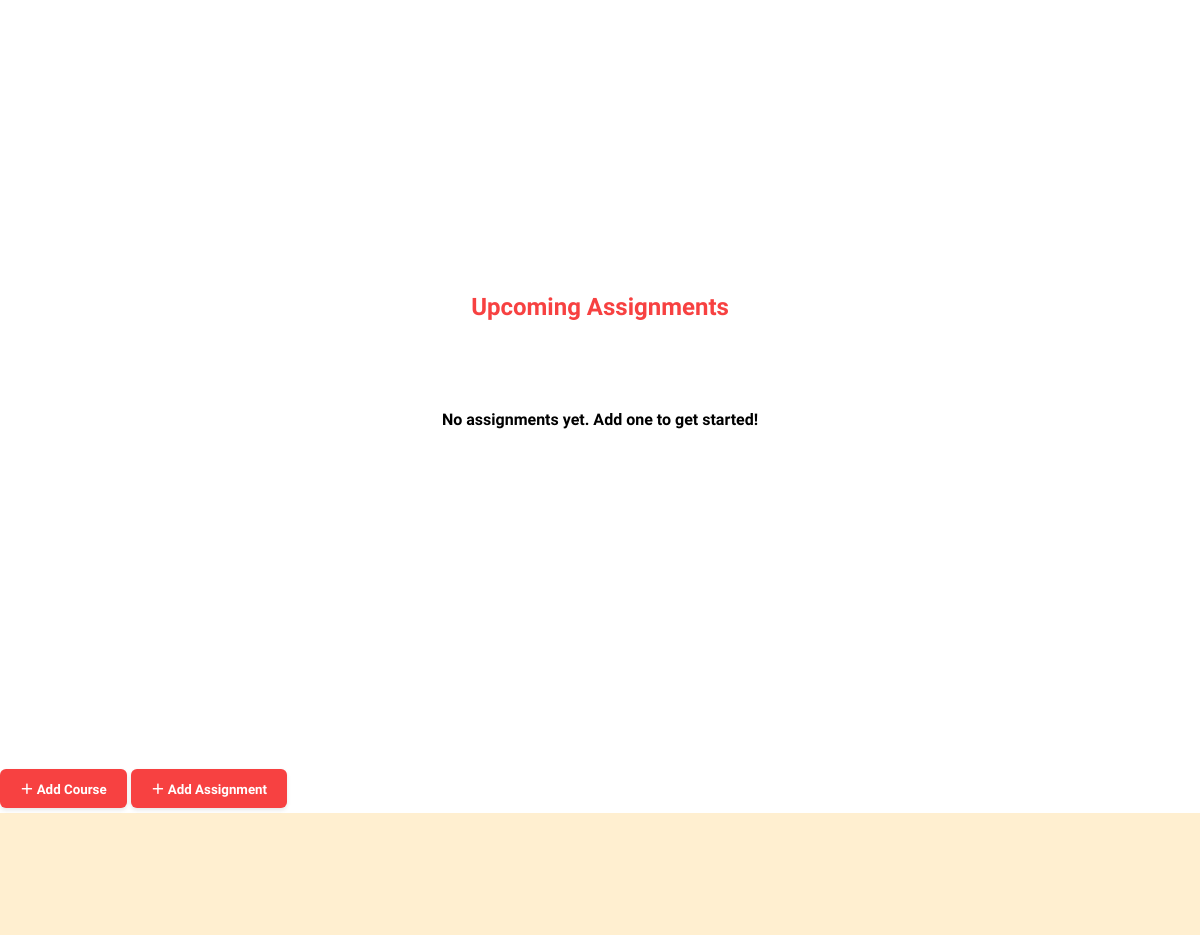
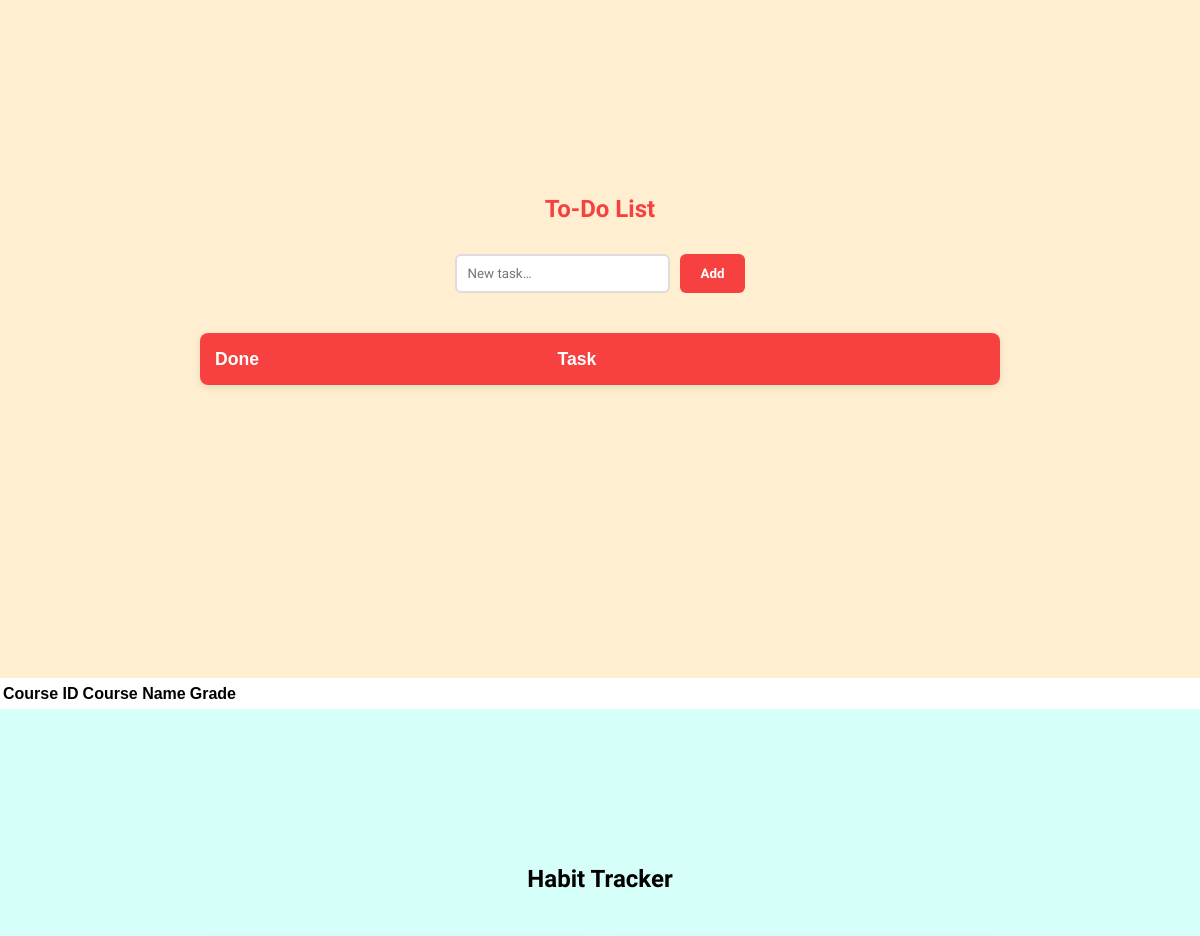
Before: / (middle part) with the older database file (2 pictures, top to bottom).
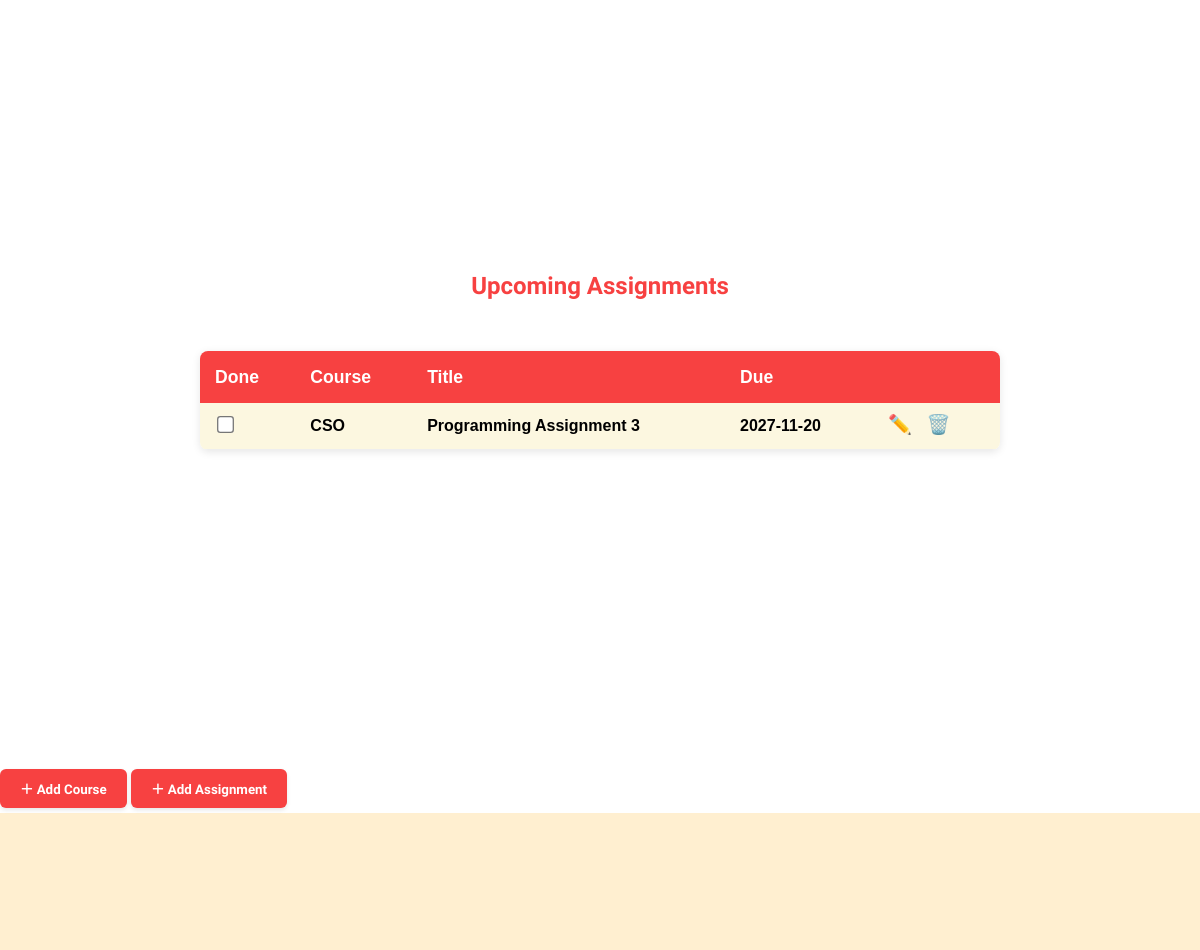
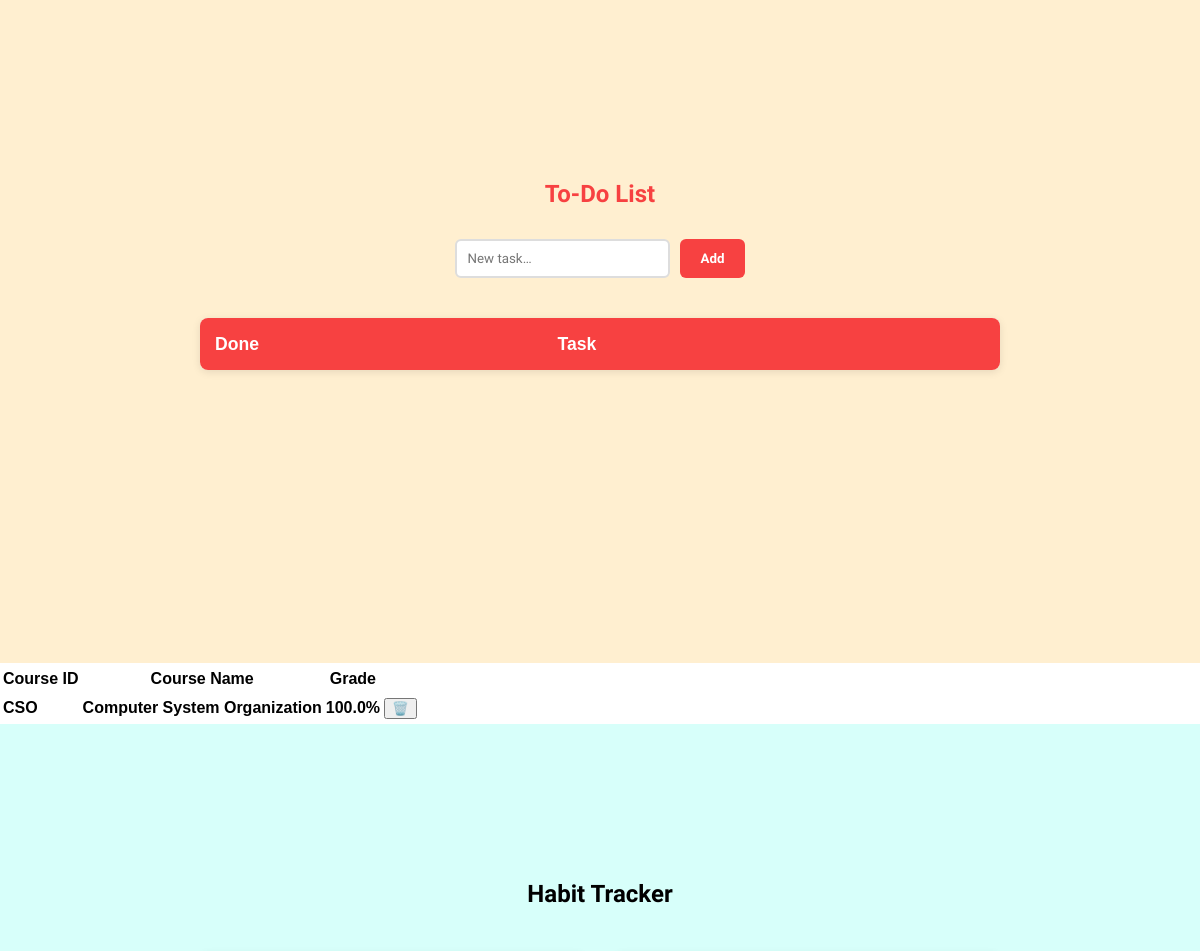
After: the same page with the newer database file (2 pictures, top to bottom).
### tables this page shows
CREATE TABLE assignments (
  id         INTEGER PRIMARY KEY,
  course_id  INTEGER NOT NULL REFERENCES courses(id),
  title      TEXT    NOT NULL,
  due_date   DATE    NOT NULL,
  weight     REAL    NOT NULL,
  score      REAL, 
  is_done     INTEGER NOT NULL DEFAULT 0    -- 0 = not done, 1 = done
);

CREATE TABLE courses (
  id    INTEGER PRIMARY KEY,
  code  TEXT    UNIQUE NOT NULL,
  title TEXT    NOT NULL
);

### app.py (the view, shortened to what this page needs)
@app.route("/", methods=["GET","POST"]) # Registers this function to handle requests to the root URL
def index(): # Defining function for route
    with get_conn() as conn: # Opens SQLite connection
        courses = conn.execute("SELECT id, code, title FROM courses").fetchall()  # Runs a SELECT and returns all rows as a listt of Row objects
    todos_items       = todos.get_todos()
    pomodoros   = analytics.load_pomodoro_data()
    with get_conn() as conn:
        courses = conn.execute("SELECT id, code, title FROM courses").fetchall()
    courses_with_grades = []
    for c in courses:
        grade = analytics.actual_final_grade(c["id"])
        courses_with_grades.append({
            "id":    c["id"],
            "code":  c["code"],
            "title": c["title"],
            "grade": f"{grade:.1f}%"
        })
    if request.method == "POST" and request.form.get("description"):
        todos.add_todo(request.form["description"])
        return redirect(url_for("index"))
    todo_items = todos.get_todos()  # each has id, description, is_done
    with get_conn() as conn:
        raw = conn.execute("""
            SELECT a.id, c.code, a.title, a.due_date, a.is_done
              FROM assignments a
              JOIN courses c ON a.course_id = c.id
             ORDER BY a.due_date, c.code
        """).fetchall()
    upcoming = [
        {  "id":       r["id"],
            "course": r["code"],
          "title":r["title"],
          "due_date": r["due_date"],
          "is_done":  bool(r["is_done"])
          }
        for r in raw
    ]
    if request.method=="POST" and request.form.get("action")=="add_habit":
        name  = request.form["habit_name"].strip()
        htype = request.form["habit_type"]            # read the dropdown
        habits.add_habit(name, htype)                  # create with correct type
        flash(f"Habit '{name}' ({htype}) started.")
        return redirect(url_for("index"))
    all_habits  = habits.get_habits()             # list of {"id","name"}
    recent_logs = habits.get_recent_logs(days=30)
    today = datetime.date.today().isoformat()
    return render_template("index.html", courses=courses_with_grades,todos=todos_items,
                           pomodoros=pomodoros,upcoming=upcoming, habits = all_habits,habit_logs=recent_logs,today=today) # Looks in index.html and passes it the courses list, returns rendered HTML

### analytics.py (called while the page is built)
def load_pomodoro_data():
    df = pd.read_sql("SELECT * FROM pomodoros", get_conn())
    df["start_time"] = pd.to_datetime(df["start_time"])
    df["end_time"]   = pd.to_datetime(df["end_time"])
    return df

def actual_final_grade(course_id: int) -> float:
    df = pd.read_sql_query(
        """
        SELECT weight, score
          FROM assignments
         WHERE course_id = ? AND score IS NOT NULL
        """,
        get_conn(),
        params=(course_id,)
    )
    if df.empty:
        return 100.0
    total_weighted = (df["weight"] * df["score"]).sum()
    total_weight   = df["weight"].sum()
    if total_weight == 0:
        return 100.0
    return float(total_weighted / total_weight)

### db.py (called while the page is built)
def get_conn():
    conn = sqlite3.connect(DB_PATH) # creates dashboard.db is it doesn't exist and returns a connection object used to run queries
    conn.row_factory = sqlite3.Row # setting row_factory to row make each row behave like a dict, so we can do row["column_name"] instead of row[0].
    return conn

### habits.py (called while the page is built)
def get_habits():
    with get_conn() as conn:
        rows = conn.execute(
            "SELECT id, name, habit_type FROM habits"
        ).fetchall()
    return [
        {"id":   r["id"],
         "name": r["name"],
         "type": r["habit_type"]}
        for r in rows
    ]

def get_recent_logs(days=14):
    df = pd.read_sql_query("""
        SELECT h.name, hl.log_date, hl.value
          FROM habit_logs hl
          JOIN habits h ON hl.habit_id = h.id
         WHERE hl.log_date >= date('now', ?||' days')
         ORDER BY hl.log_date DESC
    """, get_conn(), params=(-days,))
    return df

### todos.py (called while the page is built)
def get_todos():
    with get_conn() as conn:
        return conn.execute("""
          SELECT id, description, is_done
            FROM todos
           ORDER BY created_at DESC
        """).fetchall()

### templates/index.html (shortened to what this page needs)
{% extends "base.html" %}
{% block content %}
<section id="assigns">
<h2>Upcoming Assignments</h2>
<table>
  {% if upcoming %}
    <thead>
      <tr>
        <th>Done</th>
        <th>Course</th>
        <th>Title</th>
        <th>Due</th>
        <th></th>
      </tr>
    </thead>
    <tbody>
      {% for a in upcoming %}
        <tr>
          <td>
            <form method="post" action="{{ url_for('toggle_assignment_route', assignment_id=a.id) }}">
              <input type="checkbox" onChange="this.form.submit()" {% if a.is_done %}checked{% endif %}>
            </form>
          </td>
          <td>{{ a.course }}</td>
          <td>{{ a.title }}</td>
          <td>{{ a.due_date }}</td>
          <td>
            <button class="edit-btn" data-id="{{ a.id }}">✏️</button>
            <form method="post"
                  action="{{ url_for('delete_assignment_route', assignment_id=a.id) }}"
                  style="display:inline;">
              <button type="submit" onclick="return confirm('Delete?')">🗑️</button>
            </form>
          </td>
        </tr>
      {% endfor %}
    </tbody>
  {% endif %}
</table>
{% if not upcoming %}
  <p>No assignments yet. Add one to get started!</p>
{% endif %}
</section>
<button id="show-course-form">＋ Add Course</button>
<button id="show-assignment-form">＋ Add Assignment</button>
<section id="todolist">
  <h1>To‑Do List</h1>
    <form method="post">
      <input name="description" placeholder="New task…" required>
      <button type="submit">Add</button>
    </form>
  <table>
  <thead><tr><th>Done</th><th>Task</th><th></th></tr></thead>
  </table>
</section>
<table>
  <thead><th>Course ID</th><th>Course Name</th><th>Grade</th></thead>
  <tbody>
    {% for c in courses %}
      <tr>
        <td>{{ c.code }}</td>
        <td>{{ c.title }}</td>
        <td>{{ c.grade }}</td>
        <td>
          <form method="post" action="{{ url_for('delete_course_route', course_id=c.id) }}">
            <button type="submit" onclick="return confirm('Delete course {{ c.code }}?')">🗑️</button>
          </form>
        </td>
      </tr>
    {% endfor %}
  </tbody>
</table>
<section id="habits">
  <h2>Habit Tracker</h2>
</section>
{% endblock %}

### templates/base.html (shortened to what this page needs)
<!doctype html>
<html lang="en">
  <head>
    <link rel="stylesheet" href="{{ url_for('static', filename='style.css') }}">
  </head>
  <body>
    <main>{% block content %}{% endblock %}</main>
  </body>
</html>

### static/style.css (style rules this page uses)
body { font-family: "Prompt", sans-serif; font-weight: 900; font-style: normal; line-height: 1.6; margin: 0; padding: 0; }
h1, h2, h3, h4, h5, h6, p { font-family: "Prompt", sans-serif !important; font-weight: 900; font-style: normal; font-weight: 900; }
html { scroll-behavior: smooth; }
section { height: 100vh; display: flex; flex-direction: column; justify-content: center; align-items: center; scroll-snap-align: start; padding: 2em; box-sizing: border-box; width: 100%; z-index: 1; }
body { margin: 0; scroll-snap-type: y mandatory; overflow-y: scroll; font-family: Arial, sans-serif; }
#assigns { background: #ffffff; }
#todolist { background: #ffefd0; }
#habits { background: #d7fffa; }
#assigns table, #todolist table { width: 100%; max-width: 800px; border-collapse: collapse; margin: 20px 0; background-color: #ffffff; box-shadow: 0 2px 8px rgba(0, 0, 0, 0.1); border-radius: 8px; overflow: hidden; }
#assigns th, #todolist th { background-color: #f74141; color: white; padding: 12px 15px; text-align: left; font-size: 1.1em; font-weight: 900; }
#assigns td, #todolist td { padding: 10px 15px; border-bottom: 1px solid #eee; }
#assigns tbody tr:nth-child(even), #todolist tbody tr:nth-child(even) { background-color: #fcf7e0; }
#assigns input[type="checkbox"], #todolist input[type="checkbox"] { transform: scale(1.3); cursor: pointer; accent-color: #f74141; }
#assigns td button, #todolist td button { background: none; border: none; cursor: pointer; font-size: 1.2em; padding: 0 5px; transition: transform 0.1s; }
#todolist form { display: flex; gap: 10px; margin-bottom: 20px; max-width: 400px; }
#todolist input[name="description"] { flex-grow: 1; padding: 10px; border: 2px solid #ddd; border-radius: 6px; font-family: "Prompt", sans-serif; }
#todolist button[type="submit"] { padding: 10px 20px; background-color: #f74141; color: white; border: none; border-radius: 6px; font-family: "Prompt", sans-serif; font-weight: 900; cursor: pointer; transition: background-color 0.2s; }
#assigns h2, #todolist h1 { width: 100%; max-width: 800px; text-align: center; color: #f74141; margin-bottom: 25px; padding-top: 20px; }
#show-course-form, #show-assignment-form { font-family: "Prompt", sans-serif; font-weight: 900; padding: 10px 20px; margin-top: 20px; margin-bottom: 5px; background-color: #f74141; color: white; border: none; border-radius: 6px; cursor: pointer; box-shadow: 0 2px 4px rgba(0, 0, 0, 0.1); transition: background-color 0.2s, transform 0.1s; }

Changed rows visible on the page:
added assignments: course "CSO", title "Programming Assignment 3", due_date "2027-11-20"
added courses: code "CSO", title "Computer System Organization", grade "100.0%"
Other visible differences:
text no longer shown: "No assignments yet. Add one to get started!"
text now shown: "Done Course Title Due"
